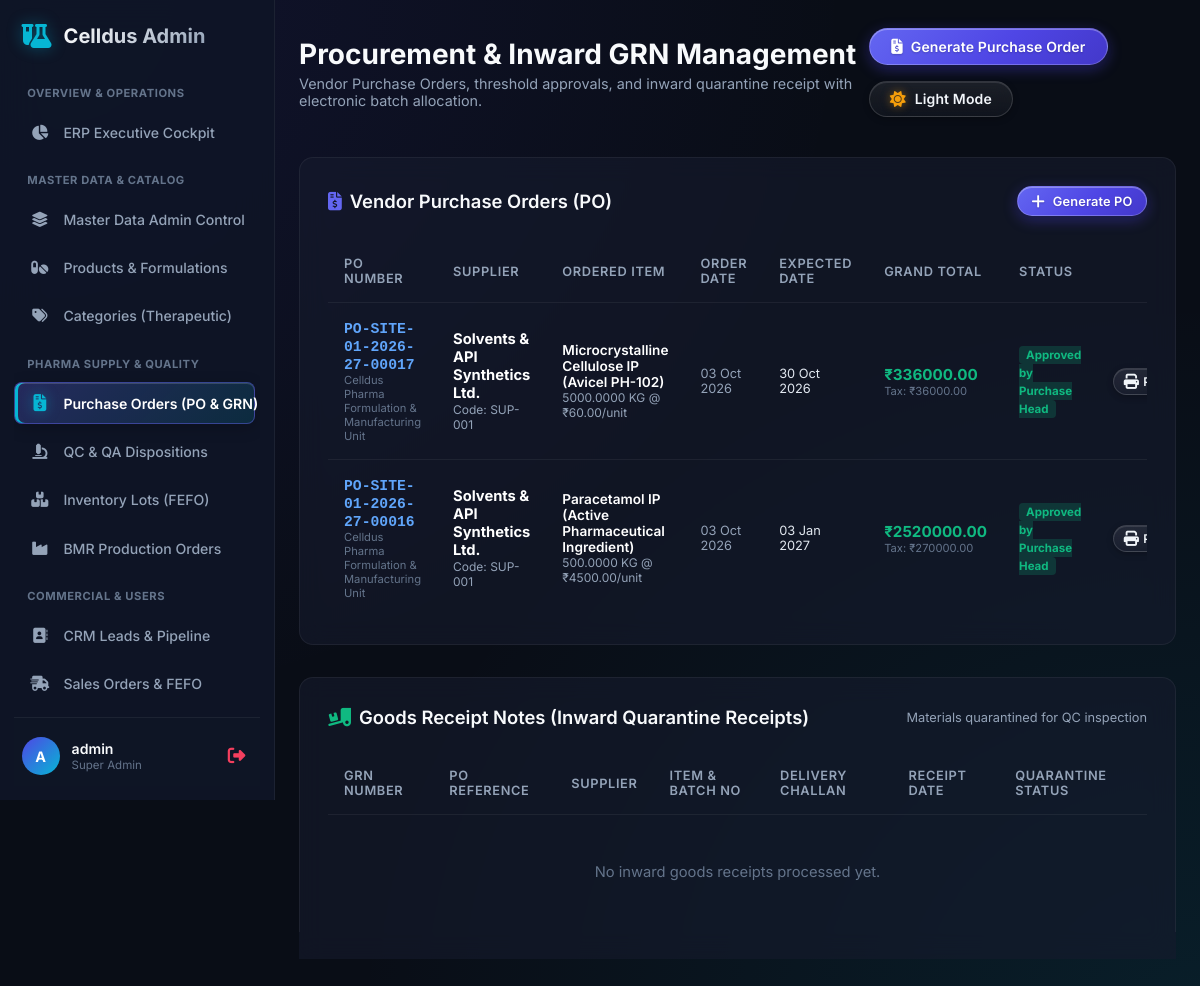
Page /dashboard/procurement/ (signed in) on the earlier database version.
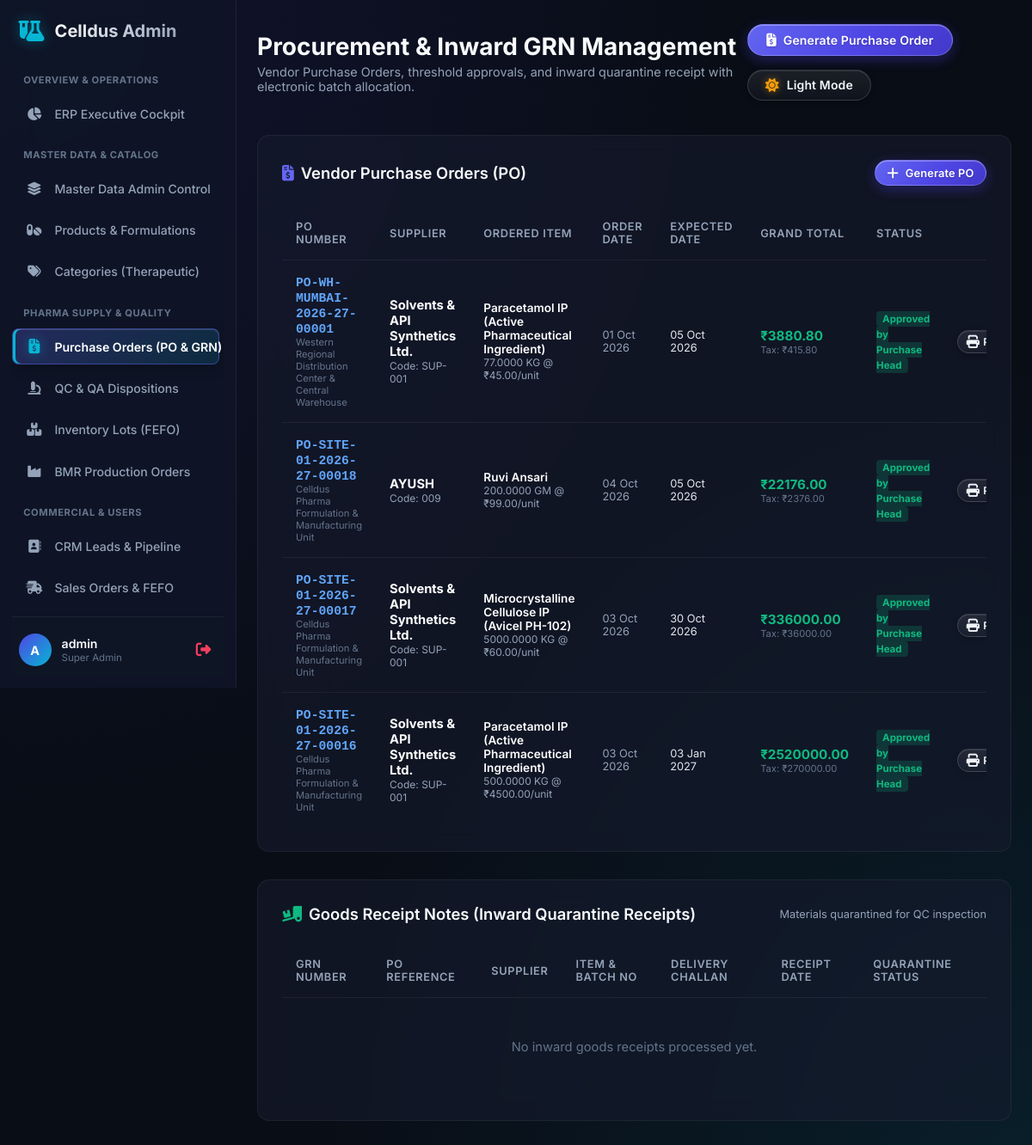
Same page on the later database version.
### erp_procurement/models.py (models this page shows, shortened)
class PurchaseOrder(ERPDocumentModel):
    STATUS_CHOICES = (
        ('DRAFT', 'Draft'),
        ('SUBMITTED', 'Submitted for Threshold Approval'),
        ('APPROVED', 'Approved by Purchase Head'),
        ('SENT_TO_SUPPLIER', 'Sent & Acknowledged by Vendor'),
        ('PARTIALLY_RECEIVED', 'Partially Received'),
        ('COMPLETED', 'Fully Received & Closed'),
        ('CANCELLED', 'Cancelled'),
    )
    supplier = models.ForeignKey(SupplierMaster, on_delete=models.PROTECT, related_name='purchase_orders')
    requisition = models.ForeignKey(PurchaseRequisition, null=True, blank=True, on_delete=models.SET_NULL, related_name='purchase_orders')
    order_date = models.DateField(default=timezone.now)
    expected_delivery_date = models.DateField()
    currency = models.CharField(max_length=10, default='INR')
    payment_terms = models.CharField(max_length=100, default='Net 30 Days')
    subtotal = models.DecimalField(max_digits=16, decimal_places=2, default=Decimal('0.00'))
    tax_total = models.DecimalField(max_digits=16, decimal_places=2, default=Decimal('0.00'))
    grand_total = models.DecimalField(max_digits=16, decimal_places=2, default=Decimal('0.00'))
    status = models.CharField(max_length=30, choices=STATUS_CHOICES, default='DRAFT', db_index=True)

class PurchaseOrderLine(ERPBaseModel):
    order = models.ForeignKey(PurchaseOrder, on_delete=models.CASCADE, related_name='lines')
    item = models.ForeignKey(ItemMaster, on_delete=models.PROTECT)
    ordered_qty = models.DecimalField(max_digits=14, decimal_places=4, validators=[MinValueValidator(Decimal('0.0001'))])
    uom = models.ForeignKey(UnitOfMeasure, on_delete=models.PROTECT)
    rate = models.DecimalField(max_digits=14, decimal_places=2, validators=[MinValueValidator(Decimal('0.00'))])
    discount_percent = models.DecimalField(max_digits=5, decimal_places=2, default=Decimal('0.00'))
    tax_percent = models.DecimalField(max_digits=5, decimal_places=2, default=Decimal('12.00'))
    line_total = models.DecimalField(max_digits=16, decimal_places=2, default=Decimal('0.00'))
    received_qty = models.DecimalField(max_digits=14, decimal_places=4, default=Decimal('0.0000'))
    invoiced_qty = models.DecimalField(max_digits=14, decimal_places=4, default=Decimal('0.0000'))

### erp_core/models.py (models this page shows, shortened)
class Branch(models.Model):
    SITE_TYPE_CHOICES = (
        ('manufacturing', 'Manufacturing Site'),
        ('warehouse', 'Central / Regional Warehouse'),
        ('office', 'Corporate / Sales Office'),
        ('rnd', 'R&D / QC Laboratory'),
    )
    id = models.UUIDField(primary_key=True, default=uuid.uuid4, editable=False)
    code = models.CharField(max_length=20, unique=True, help_text="e.g. SITE-01, WH-DELHI")
    name = models.CharField(max_length=150)
    site_type = models.CharField(max_length=30, choices=SITE_TYPE_CHOICES, default='manufacturing')
    address = models.TextField()
    city = models.CharField(max_length=100)
    state = models.CharField(max_length=100)
    country = models.CharField(max_length=100, default='India')
    postal_code = models.CharField(max_length=20, blank=True)
    gstin = models.CharField(max_length=20, blank=True, help_text="Tax / GST Identification Number")
    drug_license_no = models.CharField(max_length=100, blank=True, help_text="Site Drug License Number")
    is_active = models.BooleanField(default=True)
    created_at = models.DateTimeField(auto_now_add=True)
    class Meta:
        verbose_name_plural = "Branches & Sites"
        ordering = ['code']

### erp_masters/models.py (models this page shows, shortened)
class SupplierMaster(ERPBaseModel):
    STATUS_CHOICES = (
        ('QUALIFIED', 'Fully Qualified / GMP Audited'),
        ('UNDER_EVALUATION', 'Under Audit / Evaluation'),
        ('DISQUALIFIED', 'Disqualified / GMP Non-Compliant'),
        ('BLOCKED', 'Blocked for Commercial / Quality issues'),
    )
    supplier_code = models.CharField(max_length=50, unique=True, db_index=True)
    legal_name = models.CharField(max_length=200)
    trade_name = models.CharField(max_length=200, blank=True)
    status = models.CharField(max_length=30, choices=STATUS_CHOICES, default='UNDER_EVALUATION', db_index=True)
    gstin = models.CharField(max_length=20, blank=True)
    pan = models.CharField(max_length=20, blank=True)
    address = models.TextField()
    city = models.CharField(max_length=100)
    state = models.CharField(max_length=100)
    country = models.CharField(max_length=100, default='India')
    contact_person = models.CharField(max_length=100, blank=True)
    email = models.EmailField(blank=True)
    phone = models.CharField(max_length=30, blank=True)
    payment_terms_days = models.PositiveIntegerField(default=30)
    currency = models.CharField(max_length=10, default='INR')
    bank_name = models.CharField(max_length=150, blank=True)
    bank_account_no = models.CharField(max_length=50, blank=True)
    bank_ifsc = models.CharField(max_length=20, blank=True)
    gmp_certificate_no = models.CharField(max_length=100, blank=True)
    qualification_expiry = models.DateField(null=True, blank=True)

class ItemMaster(ERPBaseModel):
    ITEM_TYPE_CHOICES = (
        ('API', 'Active Pharmaceutical Ingredient (API)'),
        ('EXCIPIENT', 'Excipient / Chemical'),
        ('RAW_MATERIAL', 'Raw Material'),
        ('PACKAGING_PRIMARY', 'Primary Packaging (Alu/PVC, Bottles, Vials)'),
        ('PACKAGING_SECONDARY', 'Secondary Packaging (Cartons, Shippers, Leaflets)'),
        ('WIP', 'Work-in-Progress (Bulk Granules, Uncoated Tabs)'),
        ('FINISHED_GOOD', 'Finished Pharmaceutical Product'),
        ('CONSUMABLE', 'Lab / Factory Consumable'),
    )
    STORAGE_CONDITIONS = (
        ('ROOM_TEMP', 'Controlled Room Temperature (20°C - 25°C)'),
        ('COOL', 'Cool Storage (8°C - 15°C)'),
        ('COLD', 'Refrigerated Cold Chain (2°C - 8°C)'),
        ('DEEP_FREEZE', 'Deep Freeze (-20°C)'),
        ('PROTECT_LIGHT', 'Protect from light and moisture'),
    )
    item_code = models.CharField(max_length=50, unique=True, db_index=True)
    name = models.CharField(max_length=200, db_index=True)
    generic_name = models.CharField(max_length=200, blank=True, help_text="Chemical / Generic formulation name")
    item_type = models.CharField(max_length=30, choices=ITEM_TYPE_CHOICES, db_index=True)
    dosage_form = models.CharField(max_length=100, blank=True, help_text="e.g. Tablet, Capsule, Syrup, Injectable")
    strength = models.CharField(max_length=100, blank=True, help_text="e.g. 500mg, 10mg/5ml")
    category = models.CharField(max_length=100, blank=True, help_text="Therapeutic category, e.g. Antibiotic, Analgesic")
    base_uom = models.ForeignKey(UnitOfMeasure, on_delete=models.PROTECT, related_name='items_base')
    purchase_uom = models.ForeignKey(UnitOfMeasure, on_delete=models.PROTECT, related_name='items_purchase', null=True, blank=True)
    issue_uom = models.ForeignKey(UnitOfMeasure, on_delete=models.PROTECT, related_name='items_issue', null=True, blank=True)
    barcode = models.CharField(max_length=100, blank=True, null=True, unique=True)
    storage_condition = models.CharField(max_length=30, choices=STORAGE_CONDITIONS, default='ROOM_TEMP')
    shelf_life_days = models.PositiveIntegerField(help_text="Standard shelf life in days from manufacturing date")
    retest_interval_days = models.PositiveIntegerField(null=True, blank=True, help_text="Retest period for active chemicals/APIs")
    reorder_min = models.DecimalField(max_digits=14, decimal_places=4, default=Decimal('0.0000'))
    reorder_max = models.DecimalField(max_digits=14, decimal_places=4, default=Decimal('0.0000'))
    tax_rate = models.DecimalField(max_digits=5, decimal_places=2, default=Decimal('12.00'), help_text="GST / Tax percentage")
    standard_cost = models.DecimalField(max_digits=14, decimal_places=2, default=Decimal('0.00'))
    mrp = models.DecimalField(max_digits=14, decimal_places=2, default=Decimal('0.00'), help_text="Max Retail Price for Finished Goods")
    active_flag = models.BooleanField(default=True)

class UnitOfMeasure(ERPBaseModel):
    code = models.CharField(max_length=20, unique=True, help_text="e.g. KG, GM, MG, LTR, ML, TAB, CAP, STRIP")
    name = models.CharField(max_length=100)
    symbol = models.CharField(max_length=10)
    is_discrete = models.BooleanField(default=False, help_text="True for countable items (Tablets, Strips)")
    class Meta:
        verbose_name = "Unit of Measure (UOM)"
        verbose_name_plural = "Units of Measure"
        ordering = ['code']

### main/dashboard_erp_views.py (the view)
# urls.py: path('dashboard/procurement/', dashboard_erp_views.dashboard_procurement, name='dashboard_procurement'),
@staff_required
def dashboard_procurement(request):
    prs = PurchaseRequisition.objects.order_by('-created_at')[:20]
    pos = PurchaseOrder.objects.select_related('supplier', 'branch').prefetch_related('lines__item', 'lines__uom').order_by('-created_at')[:30]
    grns = GoodsReceiptNote.objects.select_related('po', 'supplier', 'warehouse').prefetch_related('lines__item', 'lines__lot').order_by('-created_at')[:30]
    context = {
        'prs': prs,
        'pos': pos,
        'grns': grns,
        'suppliers': SupplierMaster.objects.filter(status='QUALIFIED'),
        'items': ItemMaster.objects.filter(active_flag=True),
        'warehouses': Warehouse.objects.all(),
        'branches': Branch.objects.filter(is_active=True),
        'bins': StorageBin.objects.select_related('warehouse').all(),
        'today': timezone.now().date(),
    }
    return render(request, 'dashboard/erp_procurement.html', context)

### main/context_processors.py (called while the page is built)
def footer_blogs(request):
    return {"footer_blogs": Blog.objects.all().order_by('-created_at')[:2]}

### main/dashboard_erp_views.py (called while the page is built)
def staff_required(view_func):
    return user_passes_test(lambda u: u.is_active and u.is_staff, login_url='dashboard_login')(view_func)

### templates/dashboard/erp_procurement.html (shortened to what the changed rows need)
{% extends 'dashboard/base.html' %}
{% load static %}
{% block page_title %}Procurement & Inward GRN Management{% endblock %}
{% block content %}
<div class="panel" style="margin-bottom: 2rem;">
    <div class="panel-header">
        <h2 class="panel-title"><i class="fa-solid fa-file-invoice-dollar" style="color: #6366f1; margin-right: 0.5rem;"></i>Vendor Purchase Orders (PO)</h2>
    </div>
    <div class="table-container">
        <table class="custom-table">
            <thead>
                <tr>
                    <th>PO Number</th>
                    <th>Supplier</th>
                    <th>Ordered Item</th>
                    <th>Order Date</th>
                    <th>Expected Date</th>
                    <th>Grand Total</th>
                    <th>Status</th>
                    <th style="text-align: right; width: 170px;">Actions</th>
                </tr>
            </thead>
            <tbody>
                {% for po in pos %}
                <tr>
                    <td>
                        <strong style="color: #60a5fa; font-family: monospace;">{{ po.document_no }}</strong>
                        <div style="font-size: 0.7rem; color: var(--text-muted);">{{ po.branch.name|default:"Central Site" }}</div>
                    </td>
                    <td>
                        <strong style="color: #fff;">{{ po.supplier.legal_name }}</strong>
                        <div style="font-size: 0.75rem; color: var(--text-secondary);">Code: {{ po.supplier.supplier_code }}</div>
                    </td>
                    <td>
                        {% for line in po.lines.all %}
                        <div style="font-size: 0.85rem; color: #fff; font-weight: 600;">{{ line.item.name }}</div>
                        <div style="font-size: 0.75rem; color: var(--text-secondary);">{{ line.ordered_qty }} {{ line.uom.code }} @ ₹{{ line.rate }}/unit</div>
                        {% empty %}
                        <span style="color: var(--text-muted); font-size: 0.8rem;">No item lines</span>
                        {% endfor %}
                    </td>
                    <td style="color: var(--text-secondary); font-size: 0.8rem;">{{ po.order_date|date:"d M Y" }}</td>
                    <td style="color: #e2e8f0; font-size: 0.8rem;">{{ po.expected_delivery_date|date:"d M Y" }}</td>
                    <td>
                        <strong style="color: #10b981; font-size: 0.95rem;">₹{{ po.grand_total }}</strong>
                        <div style="font-size: 0.7rem; color: var(--text-muted);">Tax: ₹{{ po.tax_total }}</div>
                    </td>
                    <td>
                        <span style="padding: 2px 7px; border-radius: 4px; font-size: 0.72rem; font-weight: 700;
                            {% if po.status == 'APPROVED' %}background: rgba(16, 185, 129, 0.2); color: #10b981;
                            {% elif po.status == 'SUBMITTED' %}background: rgba(245, 158, 11, 0.2); color: #f59e0b;
                            {% elif po.status == 'COMPLETED' %}background: rgba(6, 182, 212, 0.2); color: #06b6d4;
                            {% else %}background: rgba(148, 163, 184, 0.2); color: #cbd5e1;{% endif %}">
                            {{ po.get_status_display }}
                        </span>
                    </td>
                    <td>
                        <div class="action-btn-group" style="justify-content: flex-end; gap: 0.35rem; display: flex; align-items: center;">
                            <a href="{% url 'dashboard_po_view' po.id %}" target="_blank" class="btn btn-secondary" style="padding: 0.3rem 0.6rem; font-size: 0.75rem; display: inline-flex; align-items: center; gap: 0.25rem;" title="View & Print Official Purchase Order">
                                <i class="fa-solid fa-print"></i> PO
                            </a>
                        </div>
                    </td>
                </tr>
                {% empty %}
                <tr>
                    <td colspan="8" style="text-align: center; color: var(--text-muted); padding: 3rem;">
                        No purchase orders found. Click "Generate Purchase Order" above to create one.
                    </td>
                </tr>
                {% endfor %}
            </tbody>
        </table>
    </div>
</div>
<div class="panel">
    <div class="panel-header">
        <h2 class="panel-title"><i class="fa-solid fa-truck-ramp-box" style="color: #10b981; margin-right: 0.5rem;"></i>Goods Receipt Notes (Inward Quarantine Receipts)</h2>
    </div>
    <div class="table-container">
        <table class="custom-table">
            <thead>
                <tr>
                    <th>GRN Number</th>
                    <th>PO Reference</th>
                    <th>Supplier</th>
                    <th>Item & Batch No</th>
                    <th>Delivery Challan</th>
                    <th>Receipt Date</th>
                    <th>Quarantine Status</th>
                </tr>
            </thead>
        </table>
    </div>
</div>
{% endblock %}

Differences in the rows shown:
added PurchaseOrder: document_no "PO-WH-MUMBAI-2026-27-00001", branch.name "Western Regional Distribution Center & Central Warehouse", supplier.legal_name "Solvents & API Synthetics Ltd.", supplier.supplier_code "SUP-001", order_date "01 Oct 2026", expected_delivery_date "05 Oct 2026", grand_total "3880.80", tax_total "415.80", status "Approved by Purchase Head"
added PurchaseOrderLine: item.name "Paracetamol IP (Active Pharmaceutical Ingredient)", ordered_qty "77.0000", uom.code "KG", rate "45.00", shown under "PO-WH-MUMBAI-2026-27-00001"
added PurchaseOrder: document_no "PO-SITE-01-2026-27-00018", branch.name "Celldus Pharma Formulation & Manufacturing Unit", supplier.legal_name "AYUSH", supplier.supplier_code "009", order_date "04 Oct 2026", expected_delivery_date "05 Oct 2026", grand_total "22176.00", tax_total "2376.00", status "Approved by Purchase Head"
added PurchaseOrderLine: item.name "Ruvi Ansari", ordered_qty "200.0000", uom.code "GM", rate "99.00", shown under "PO-SITE-01-2026-27-00018"
